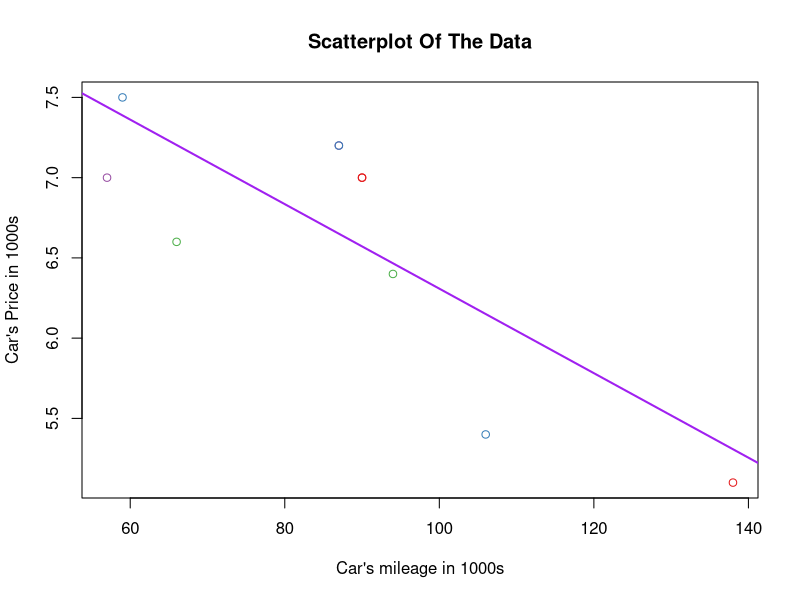

Recreate this plot in R.
#We implement the machine learning alogrithm simple 
#linear regression on this two dimensional data set
#In this project we investigate a potential yet hidden 
#correlation between the price of a car and its associated mileage.

#Load Colors for the scatterplot
library(RColorBrewer)

#Manually enter the data
price <- c(7, 7.5, 6.6, 7.2, 7, 5.4, 6.4, 7, 5.1, 7.2)

miles <- c(90, 59, 66, 87, 90, 106, 94, 57, 138, 87)

#Select colors from the color package
cols<-brewer.pal(n=4,name="Set1")

#Scatterplot of the data
plot(miles, price, col = cols, main = "Scatterplot Of The Data", 
     xlab  = "Car's mileage in 1000s", ylab = "Car's Price in 1000s" )

#Least Square methods regression
fit <- lm(price~miles)

#Value of the slope
fit$coefficients[[2]]

#Value of the intercept
fit$coefficients[[1]]

#Regression line on the scatterplot
abline(fit, col = "purple", lwd = 2)

# Price prediction of a car with100,000 miles equation
prediction_miles <- fit$coefficients[[2]]*100 + fit$coefficients[[1]]

#coefficient of determination r2
summary(fit)$r.squared



